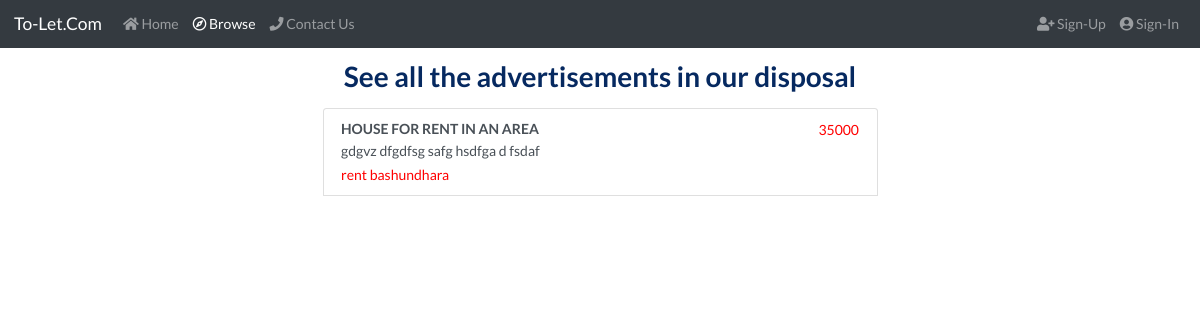
Screenshot of /browse.php with the database file from the repository.
### tables this page shows
CREATE TABLE `user_ad` (
  `ad_id` int(11) NOT NULL,
  `title` varchar(100) NOT NULL,
  `date` timestamp NOT NULL DEFAULT CURRENT_TIMESTAMP ON UPDATE CURRENT_TIMESTAMP,
  `type` varchar(100) NOT NULL,
  `area` varchar(100) NOT NULL,
  `price` int(11) NOT NULL,
  `bedroom` int(2) NOT NULL,
  `washroom` int(2) NOT NULL,
  `drawing` int(2) NOT NULL,
  `dining` int(2) NOT NULL,
  `living` int(2) NOT NULL,
  `kitchen` int(2) NOT NULL,
  `bachelor` int(1) NOT NULL,
  `parking` int(1) NOT NULL,
  `info` varchar(200) DEFAULT NULL,
  `owner` varchar(200) NOT NULL,
  `contact` int(11) NOT NULL,
  `mail` varchar(100) DEFAULT NULL,
  `address` text NOT NULL
);

### browse.php (the view, shortened to what this page needs)
<?php
include ('connection.php');
$query = "SELECT * FROM user_ad WHERE type='rent'";
$result = mysqli_query($conn, $query);
?>
<!DOCTYPE html>
<html>
<head>
	<link rel="stylesheet" href="https://maxcdn.bootstrapcdn.com/bootstrap/4.0.0-beta.2/css/bootstrap.min.css">
	<link rel="stylesheet" type="text/css" href="https://cdnjs.cloudflare.com/ajax/libs/semantic-ui/2.3.1/semantic.css">
	<link rel="stylesheet" href="https://use.fontawesome.com/releases/v5.0.13/css/all.css">
	<link rel="stylesheet" type="text/css" href="browse.css">
</head>
<body>
  <nav class="navbar navbar-expand-lg navbar-dark bg-dark">
   <a class="navbar-brand" href="#">To-Let.Com</a>
   <div class="collapse navbar-collapse" id="navbarNav">
     <ul class="navbar-nav">
       <li class="nav-item ">
         <a class="nav-link" href="index.html"><i class="fas fa-home"></i>
           Home <span class="sr-only">(current)</span></a>
         </li>
         <li class="nav-item">
           <a class="nav-link active" href="area.html"><i class="far fa-compass"></i> Browse</a>
         </li>
	      <li class="nav-item">
         <a class="nav-link" href="contact.html"><i class="fas fa-phone"></i> Contact Us</a>
       </li>
     </ul>
     <ul class="navbar-nav ml-auto">
      <li class="nav-item">
       <a class="nav-link" href="#signUp.html"><i class="fas fa-user-plus"></i> Sign-Up</a>
     </li>
     <li class="nav-item">
       <a class="nav-link " href="signIn.html"><i class="fas fa-user-circle"></i> Sign-In</a>
     </li>
   </ul>
 </div>
</nav>
<div class="container">
  <h1>See all the advertisements in our disposal</h1>
<?php
if(mysqli_num_rows($result)>0){
    while($row = mysqli_fetch_assoc($result)){
      $ad= $row['ad_id'];
 ?>
<div class="list-group">
  <a href="ad.php?id=<?php echo $ad?>" class="list-group-item list-group-item-action flex-column align-items-start">
    <div class="d-flex w-100 justify-content-between">
      <h5 class="mb-1"><?php echo strtoupper($row["title"])?></h5>
      <small><?php echo $row["price"]?></small>
    </div>
    <p class="mb-1"><?php echo $row["info"]?></p>
    <small><?php echo $row["type"]." " . $row["area"]?></small>
  </a>
<br>
</div>
<?php
    }
}else{
    echo "Nothing to show";
}
?>
</div>
</body>
</html>

### browse.css (style rules this page uses)
small { color: red; font-size: 14px; }
.list-group { width: 50%; margin-left: 25%; }
h1 { color: #062960; padding-top: 10px; text-align: center; }

### rows the page displays
user_ad: title "HOUSE FOR RENT IN AN AREA", price "35000", info "gdgvz dfgdfsg safg hsdfga d fsdaf", type "rent", area "bashundhara"
